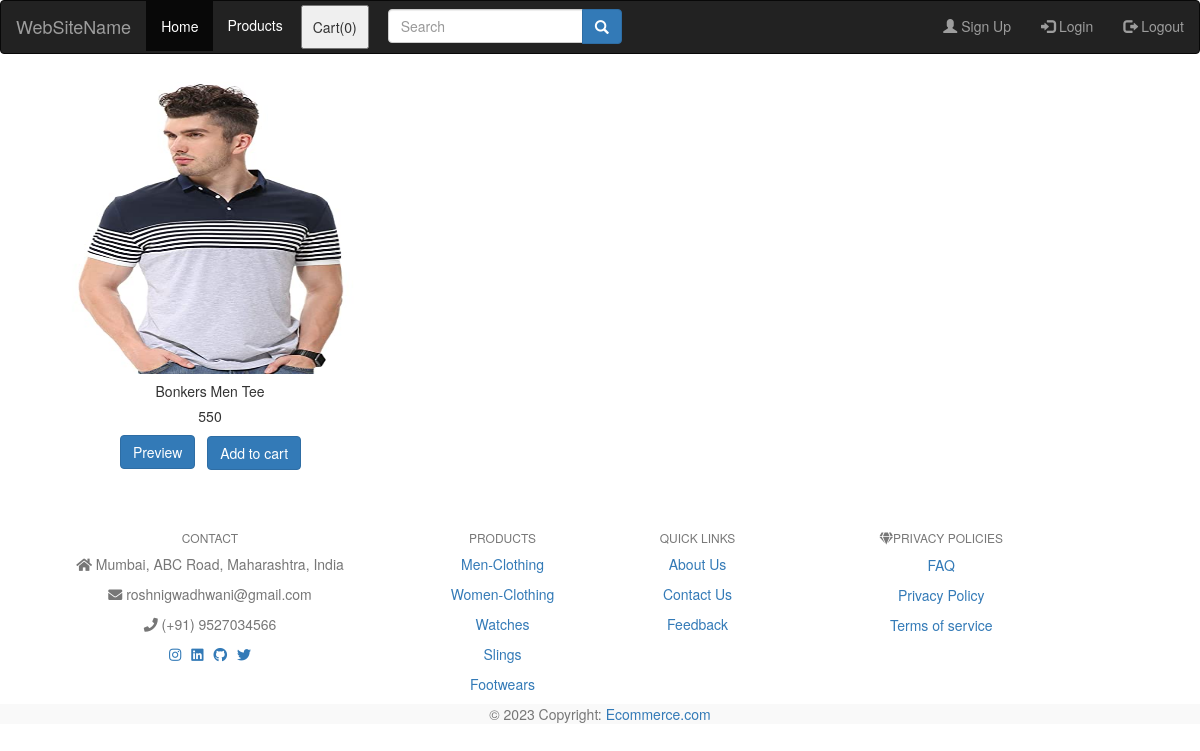
The app's page /store/search/2 (signed in) with its own data.
### store/models.py (models this page shows, shortened)
class product(models.Model):
    name = models.CharField(max_length=50)
    category = models.ForeignKey(category, on_delete=models.CASCADE, default=1)
    price = models.IntegerField()
    description = models.CharField(max_length=150, blank=True, null=True)
    image = models.ImageField(upload_to='uploads/products/')

### store/views.py (the view)
# urls.py: path('search/<id>', views.searchURL, name='searchurl'),
@login_required
def searchURL(request, id):
    products = product.objects.filter(category=id)
    params = {'products': products}
    return render(request, '../templates/temp.html', params)

### store/models.py (called while the page is built)
    def __str__(self):
        return self.name

### store/templates/temp.html (shortened to what this page needs)
{% load static %}
<!DOCTYPE html>
<html lang="en">
  <head>
    <link
      rel="stylesheet"
      href="https://maxcdn.bootstrapcdn.com/bootstrap/3.4.1/css/bootstrap.min.css" />
    <link rel="stylesheet" href="{% static 'basic2.css' %}" />
  </head>
  <body>
    <nav class="navbar navbar-inverse">
      <div class="container-fluid">
        <div class="navbar-header">
          <a class="navbar-brand" href="#">WebSiteName</a>
        </div>
        <ul class="nav navbar-nav">
          <li class="active"><a href="../home">Home</a></li>
          <li>
            <div class="dropdown">
              <div style="color: white; padding: 14px; cursor: pointer">
                Products
              </div>
            </div>
          </li>
          <li>
            <button
              type="button"
              id="popoverCart"
              data-toggle="popover"
              title="Items in your cart"
              data-placement="bottom"
              style="padding: 10px; margin: 4px"
              html="true">
              Cart(<span id="navCart">0</span>)
            </button>
          </li>
        </ul>
        <ul class="nav navbar-nav navbar-right">
          <li>
            <a href="{% url 'signUp' %}"
              ><span class="glyphicon glyphicon-user"></span> Sign Up</a
            >
          </li>
          <li>
            <a href="{% url 'login' %}"
              ><span class="glyphicon glyphicon-log-in"></span> Login</a
            >
          </li>
          <li>
            <a href="{% url 'logout' %}"
              ><span class="glyphicon glyphicon-log-out"></span> Logout</a
            >
          </li>
        </ul>
        <form
          class="navbar-form navbar-left"
          action="/store/search/"
          method="post">
          <div class="input-group">
            <input
              type="text"
              class="form-control"
              placeholder="Search"
              name="search"
              value="{{query}}" />
            <div class="input-group-btn">
              <button
                class="btn btn-primary"
                style="height: 35px"
                type="submit">
                <i class="glyphicon glyphicon-search"></i>
              </button>
            </div>
          </div>
        </form>
      </div>
    </nav>
    <div class="container">
      <div class="row">
        {% for i in products %}
        <div class="col-md-4">
          <div class="card" style="width: 18 rem">
            <div class="zoom">
              <img
                class="card-img-top zoom"
                src="/media/{{i.image}}"
                alt="{{i.category}}"
                height="200px"
                width="200px" />
            </div>
            <div class="card-body">
              <h5
                class="card-title"
                id="namepr{{i.id}}"
                style="text-align: center">
                {{i.name}}
              </h5>
              <h5
                class="card-text"
                style="text-align: center"
                id="pricepr{{i.id}}">
                {{i.price}}
              </h5>
              <button
                type="button"
                class="btn btn-primary"
                style="
                  margin-left: 90px;
                  margin-bottom: 12px;
                  margin-right: 8px;
                ">
                <a
                  href="{% url 'preview' i.id %}"
                  style="color: white; text-decoration: none"
                  ;
                  >Preview</a
                >
              </button>
              <span id="divpr{{i.id}}" class="divpr">
                <button
                  id="pr{{i.id}}"
                  type="button"
                  class="btn btn-primary cart"
                  style="margin-bottom: 10px"
                  onclick="manipulate(id)">
                  Add to cart
                </button>
              </span>
            </div>
          </div>
        </div>
        {% endfor %}
      </div>
    </div>
    <br /><br />
    {% include 'footer.html' %}
  </body>
</html>

### store/static/basic2.css (style rules this page uses)
.zoom { width: 300px; height: 300px; overflow: hidden; margin: 0 auto; }
.zoom img { width: 100%; transition: 0.5s all ease-in-out; }

### records on screen
product: image (picture), name "Bonkers Men Tee", price "550"
